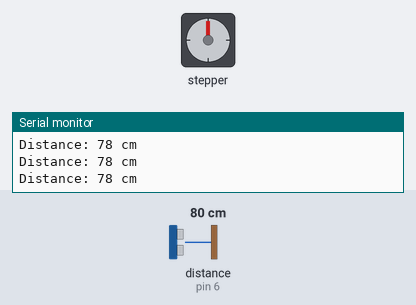
This sketch was run on a simulated Arduino Uno, built with avr-gcc and run on an emulated ATmega328P. Parts: stepper motor, the last lines printed to the serial monitor. Wiring (inferred from the names in the program): ultrasonic range finder: trigger pin 7; echo pin 6. Inputs (shaded band) come from the test bench; at power-on: distance to the obstacle (sensor on pin 6) 80 cm. The echo pulse lasts 58.3 µs per cm; stepper angles assume 2048 steps per turn.

Above: at 1.2 s.
1.3 s: distance to the obstacle (sensor on pin 6) set to 13 cm
2.8 s: distance to the obstacle (sensor on pin 6) set to 10 cm
At 3.4 s:
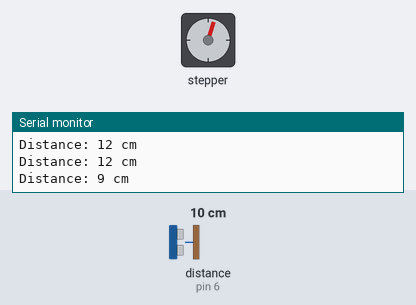
At 4.0 s:
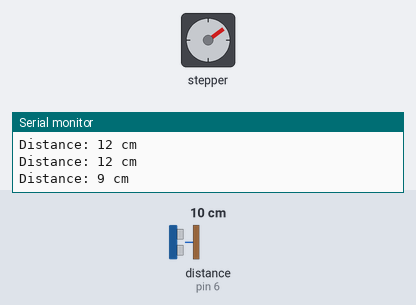
Timing chart, 0 to 14.8 s (numbered marks = the images above; inputs shaded):
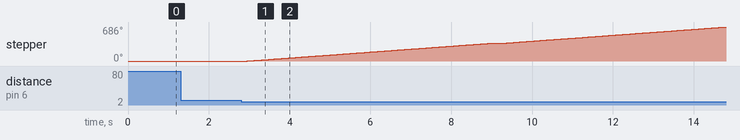

The sketch:

ecopoints.ino
```cpp
#include <Stepper.h>

const int trigPin = 7;
const int echoPin = 6;

const int stepsPerRevolution = 2048;
Stepper myStepper(stepsPerRevolution, 8, 9, 10, 11); // FIXED order

void setup() {
  pinMode(trigPin, OUTPUT);
  pinMode(echoPin, INPUT);
  Serial.begin(9600);
  myStepper.setSpeed(10);
}

void loop() {
  digitalWrite(trigPin, LOW);
  delayMicroseconds(2);
  digitalWrite(trigPin, HIGH);
  delayMicroseconds(10);
  digitalWrite(trigPin, LOW);

  long duration = pulseIn(echoPin, HIGH, 30000); // 30ms timeout
  if (duration == 0) return;

  int distance = duration * 0.034 / 2;

  Serial.print("Distance: ");
  Serial.print(distance);
  Serial.println(" cm");

  if (distance <= 10) {
    delay(100);                   // Wait for relay to switch
    myStepper.step(stepsPerRevolution); // quarter turn instead of full
  }

  delay(200);
}
```

Measured:
- the behaviour switches between 12 and 11 cm on distance to the obstacle (sensor on pin 6) (found by bisection; images 0 and 1)
- after the input at 2.8 s, stepper: keeps turning clockwise at about 58°/s, starting after 0.15 s
